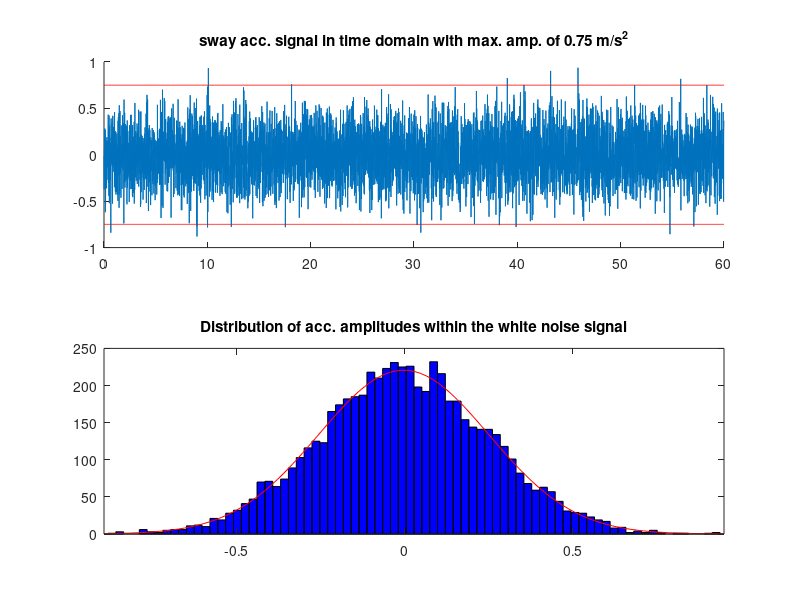
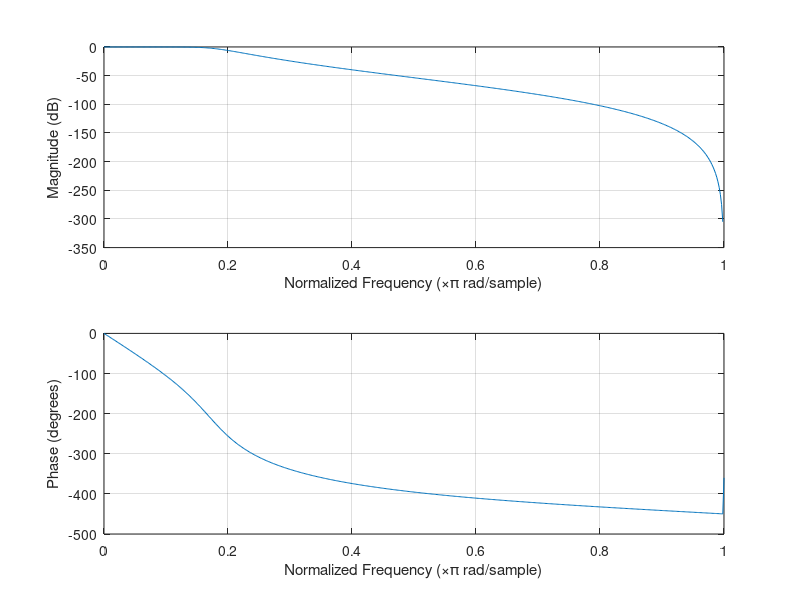
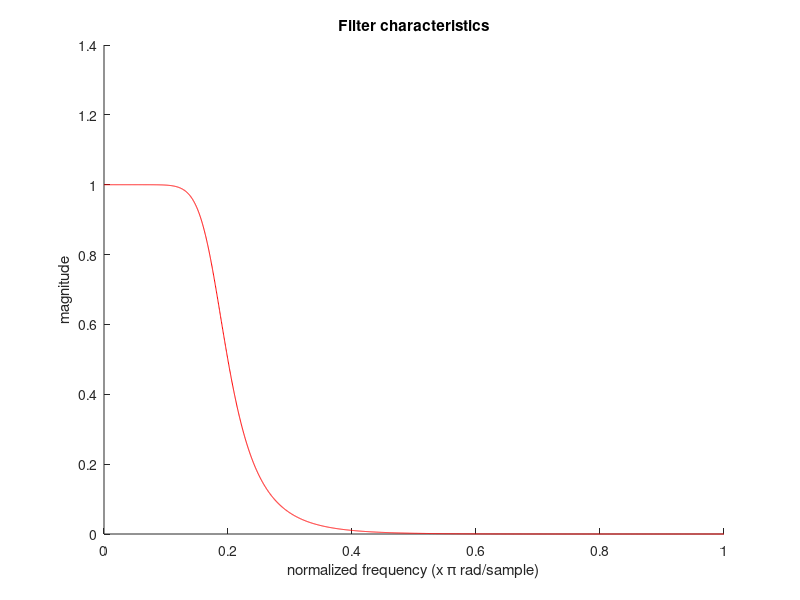
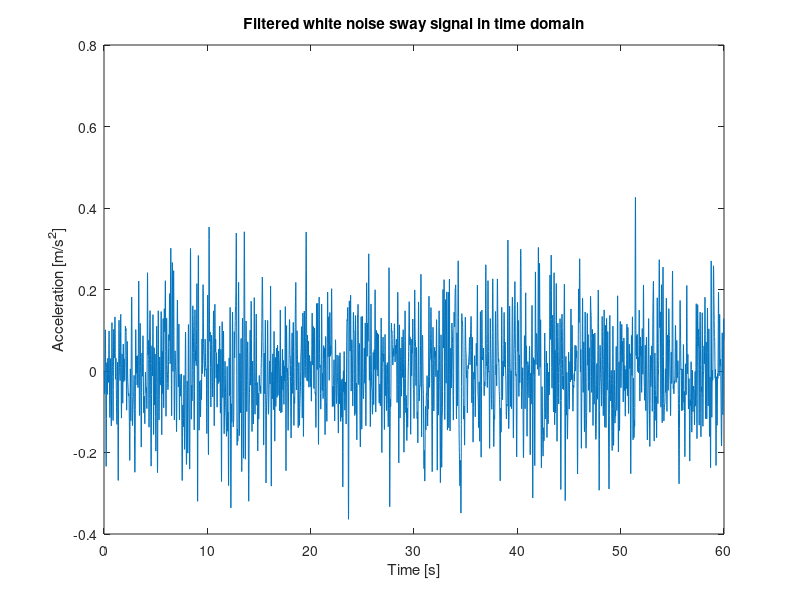

Recreate these plots in MATLAB, in order. (Note: this script raises an error after producing the figures.)
%% Sway perturbation signal design with amplitudes of 0.75 m/s^2

% Jelle Waling de Haan
% 30-07-18
% MSc project: passive rider identification

% In this script a sway perturbation signal is designed. It's based on a
% filtered white noise with (reduced) power up to 10 Hz. 99,7% of the 
% acceleration amplitudes is between -0.75 and 0.75 m/s^2. The perturbation 
% signal has a duration of 60 sec. From the designed acceleration perturbation 
% a velocity and position signal are obtained by integration of the acceleration
% signal followed by the integration of the velocity signal. The platform 
% which is used is PVA controlled. 

clear all
close all
clc

%% Signal parameters

T       = 60;           % observation time. 
fs      = 100;          % samplin frequency
dt      = 1/fs;         % sample duration
N       = T*fs;         % number of samples in signal
t       = (0:N-1).'*dt; % time vector

%% Design perturbation signals

% mean value of whithe noise signal. Needs to be specified
mu_sway      = 0; 

% standard deviation = measure for amplitude. A max. amplitude of 0.75 m/s^2
% is chosen since this gives the best FRF for the sway motion within a
% frequency range of 0 - 10 Hz.
max_amp_sway = 0.75; %m/s^2
sigma_sway   = max_amp_sway/3; %STD of signal 

% designing input signal (white noise)
u_sway       = sigma_sway.*randn(N,1)+mu_sway;  

% plot signal in time domain and show the of distribution amplitudes within 
% the signal. 
figure(1)
subplot(211)
    hold all;
    plot(t,u_sway)
    plot(t,max_amp_sway*ones(size(t)),'r') 
    plot(t,-max_amp_sway*ones(size(t)),'r') 
    title('sway acc. signal in time domain with max. amp. of 0.75 m/s^2')
subplot(212)
    histfit(u_sway)
    title('Distribution of acc. amplitudes within the white noise signal')
    
%% Butterworth filter design
close all

% A first-order filter response rolls off at -6 dB per octave (-20 dB per 
% decade). All first-order lowpass filters have the same normalized 
% frequency response. A second-order filter decreases at -12 dB per 
% octave, a third-order at -18 dB and so on. 

% cutoff frequency. Needs to be specified
fc_low          = 9;                        

% The firtst term of a butterworth filter represents the order of the
% filter, the second term is de cutoff frequenty with respect to the
% normalized frequency, the third term indicates that it is a low
% passfilter
[b,a]       = butter(5,fc_low/(fs/2),'low'); 

figure(2)
    freqz(b,a);

figure(3)
    H_low = freqz(b,a,floor(N/2));
    hold on;
    plot([0:1/(N/2-1):1],abs(H_low),'r');
    xlabel('normalized frequency (x \pi rad/sample)')
    ylabel('magnitude')
    title('Filter characteristics')

% filtering of the sway signal
u_sway_filt    = filter(b,a,u_sway);

figure(4)
    plot(t, u_sway_filt);
    ylabel('Acceleration [m/s^2]');
    xlabel('Time [s]');
    title('Filtered white noise sway signal in time domain')


%% Scaling signals
close all

% from previous follows that the amplitude is decreased as a result of
% filtering. Therefore, the signal has to be rescaled. 
var_sway           = sigma_sway^2; % variance of signal 
scale_sway_filt    = sqrt(var_sway)/std(u_sway_filt);
u_sway_filt_scaled = scale_sway_filt.*u_sway_filt;

%% Plotting in time domain

figure('name', 'sway signals in time domain')
subplot(311)
    plot(t,u_sway); grid on;
    ylabel('Amplitude [m/s^2]')
    xlabel('Time [s]')
    xlim([0 10])
    title(['Unfiltered sway (white noise): \mu=', num2str(mean(u_sway)),' \sigma=', num2str(std(u_sway))]) 
subplot(312)
    plot(t,u_sway_filt); grid on;
    ylabel('Amplitude [m/s^2]')
    xlabel('Time [s]')
    xlim([0 10])
    title(['Filtered sway (filtered white noise): \mu=', num2str(mean(u_sway_filt)),' \sigma=', num2str(std(u_sway_filt))])
subplot(313)
    plot(t,u_sway_filt_scaled)
    xlim([0 10])
    ylabel('Amplitude [m/s^2]')
    xlabel('Time [s]')
    title(['Filtered sway scaled: \mu=', num2str(mean(u_sway_filt_scaled)),' \sigma=', num2str(std(u_sway_filt_scaled))])
    
%% Plotting in frequency domain
close all

% In order to check the power in the frequency range of interest the sway
% input acc. signal is plotted in frequency domain.
U_sway                 = fft(u_sway);
U_sway_filt            = fft(u_sway_filt);
U_sway_filt_scaled     = fft(u_sway_filt_scaled);

% frequency vector
fv  = (0:1/T:fs-(1/T))';

figure('name', 'sway signal in freq. domain')
subplot(311)
    plot(fv(1:N/2),abs(U_sway(1:N/2)))
    xlim([0 20])
    xlabel('Frequency [Hz]')
    ylabel('Magnitude')
    title(['sway: \mu=', num2str(mean(u_sway)),' \sigma=', num2str(std(u_sway))])
subplot(312) 
    plot(fv(1:N/2),abs(U_sway_filt(1:N/2)))
    xlim([0 20])
    xlabel('Frequency [Hz]')
    ylabel('Magnitude')
    title(['No scaled forward filtered sway: \mu=', num2str(mean(u_sway_filt)),' \sigma=', num2str(std(u_sway_filt))])
subplot(313)
    plot(fv(1:N/2),abs(U_sway_filt_scaled(1:N/2)))
    xlim([0 20])
    xlabel('Frequency [Hz]')
    ylabel('Magnitude')
    title(['Scaled forward filtered sway: \mu=', num2str(mean(u_sway_filt_scaled)),' \sigma=', num2str(std(u_sway_filt_scaled))])

%% Integrating sway acceleration signal
close all

sway_acc = u_sway_filt_scaled;
sway_vel = cumtrapz(t,sway_acc);
sway_dis = cumtrapz(t,sway_vel);

figure('name', 'PVA signal in time domain with drift')
    plot(t,sway_acc)
    hold on; grid on;
    plot(t,sway_vel)
    plot(t,sway_dis)
    xlabel('Time [s]')
    legend('Acceleration','Velocity','Position');
    title('sway acceleration, velocity and position signal with drift')

%% Designing high pass filter for drift reduction/cancelation
close all

% As a resutl of integration the position signal shows drift. The solve for
% this the signal should be high filtered with a very low cutoff frequency
% in order to prevent drift and to maintain high power is low frequencies.

% defining high cutoff frequency
fc_high = 0.2;

% 2nd order butterworth filter
[d,c] = butter(2,fc_high/(fs/2),'high');

figure(1)
    freqz(d,c);

figure(2)
    H_high = freqz(d,a,floor(N/2));
    hold on;
    plot([0:1/(N/2-1):1],abs(H_high),'r');
    xlabel('Normalized frequency (x \pi rad/sample)')
    ylabel('Magnitude')
    title('Filter characteristics')
    
% Solving for drift bij filtering
sway_acc_filt = filter(d,c,sway_acc);
sway_vel_filt = filter(d,c,sway_vel);
sway_dis_filt = filter(d,c,sway_dis);

%% Plotting PVA signal
close all 

figure('name', 'PVA signal in time domain')
    plot(t,sway_acc_filt)
    hold on; grid on;
    plot(t,sway_vel_filt)
    plot(t,sway_dis_filt)
    xlim([0 10])
    xlabel('Time [s]')
    title('sway acceleration, velocity and position signal without drift')
    
%% Plotting PVA signal in freq. domain
close all

U_sway_acc = fft(sway_acc_filt);
U_sway_vel = fft(sway_vel_filt);
U_sway_dis = fft(sway_dis_filt);

figure('name', 'sway signal in freq. domain')
subplot(311)
    plot(fv(1:N/2),abs(U_sway_acc(1:N/2)))
    xlabel('Frequency [Hz]')
    ylabel('Magnitude')
    title(['sway acc. signal: \mu=', num2str(mean(sway_acc_filt)),' \sigma=', num2str(std(sway_acc_filt))])
subplot(312) 
    plot(fv(1:N/2),abs(U_sway_vel(1:N/2)))
    xlabel('Frequency [Hz]')
    ylabel('Magnitude')
    title(['sway vel. signal: \mu=', num2str(mean(sway_vel_filt)),' \sigma=', num2str(std(sway_vel_filt))])
subplot(313)
    plot(fv(1:N/2),abs(U_sway_dis(1:N/2)))
    xlabel('Frequency [Hz]')
    ylabel('Magnitude')
    title(['sway dis. signal: \mu=', num2str(mean(sway_dis_filt)),' \sigma=', num2str(std(sway_dis_filt))])

%% Scaling sway acceleration signal
close all

scale_sway_acc_filt  = sqrt(var_sway)/std(sway_acc_filt);
sway_acc_filt_scaled = scale_sway_acc_filt.*sway_acc_filt;

figure()
subplot(211)
    plot(t,sway_acc_filt);
    xlim([0 10])
    title(['sway acc. signal not scaled: \mu=', num2str(mean(sway_acc_filt)),' \sigma^2=', num2str(std(sway_acc_filt))])
subplot(212)
    plot(t,sway_acc_filt_scaled);
    xlim([0 10])
    title(['sway acc. scaled signal: \mu=', num2str(mean(sway_acc_filt_scaled)),' \sigma^2=', num2str(std(sway_acc_filt_scaled))])

%% Integrating the sway acc. signal
close all

sway_vel_filt_scaled = cumtrapz(t,sway_acc_filt_scaled);
sway_dis_filt_scaled = cumtrapz(t,sway_vel_filt_scaled);

figure('name', 'Scaled PVA signal')
    plot(t,sway_acc_filt_scaled);
    hold on;
    plot(t,sway_vel_filt_scaled);
    plot(t,sway_dis_filt_scaled);
    xlim([0 10])
    xlabel('Time [s]')
    title('Scaled PVA signal without drift')

%% Plotting scaled PVA signal in freq. domain
close all

U_sway_acc_scaled = fft(sway_acc_filt_scaled);
U_sway_vel_scaled = fft(sway_vel_filt_scaled);
U_sway_dis_scaled = fft(sway_dis_filt_scaled);

figure('name', 'sway signal in freq. domain')
subplot(311)
    plot(fv(1:N/2),abs(U_sway_acc_scaled(1:N/2)))
    xlabel('Frequency [Hz]')
    ylabel('magnitude')
    title(['sway acc. signal: \mu=', num2str(mean(sway_acc_filt_scaled)),' \sigma=', num2str(std(sway_acc_filt_scaled))])
subplot(312) 
    plot(fv(1:N/2),abs(U_sway_vel_scaled(1:N/2)))
    xlabel('Frequency [Hz]')
    ylabel('Magnitude')
    title(['sway vel. signal: \mu=', num2str(mean(sway_vel_filt_scaled)),' \sigma=', num2str(std(sway_vel_filt_scaled))])
subplot(313)
    plot(fv(1:N/2),abs(U_sway_dis_scaled(1:N/2)))
    xlabel('Frequency [Hz]')
    ylabel('Magnitude')
    title(['sway dis. signal: \mu=', num2str(mean(sway_dis_filt_scaled)),' \sigma=', num2str(std(sway_dis_filt_scaled))])

%% Rename variables for final PVA signal
close all

sway_acc = sway_acc_filt_scaled;
sway_vel = sway_vel_filt_scaled;
sway_dis = sway_dis_filt_scaled;

%% loading reference signal data
load('ref_start_stop_025ms2')

%% Constructing final PVA signal
sway_acc_amp075 = [ref_acc_start; sway_acc; ref_acc_stop];
sway_vel_amp075 = [ref_vel_start; sway_vel; ref_vel_stop];
sway_dis_amp075 = [ref_dis_start; sway_dis; ref_dis_stop];

t_sway = (0:length(sway_acc_amp075)-1).'*dt; % time vector

figure(2)
subplot(311)
plot(t_sway, sway_acc_amp075);
title('Final sway acc. signal')
xlabel('Time [s]')
ylabel('m/s^2')
subplot(312)
plot(t_sway, sway_vel_amp075);
title('Final sway vel. signal')
xlabel('Time [s]')
ylabel('m/s')
subplot(313)
plot(t_sway, sway_dis_amp075);
title('Final sway dis. signal')
xlabel('Time [s]')
ylabel('m')

%% Plotting final PVA signal in freq. domain
close all

fs       = 100;
T_pert   = 69.02;                   
N_pert   = length(sway_acc_amp075);
fv_pert  = (0:1/T_pert:fs-(1/T_pert))';   

U_sway_acc_amp075 = fft(sway_acc_amp075);

figure('name', 'sway signal in freq. domain')
    plot(fv_pert(1:N_pert/2),abs(U_sway_acc_amp075(1:N_pert/2)))
    xlabel('Frequency [Hz]')
    ylabel('Magnitude')
    title(['Final sway acc. signal in freq. domain: \mu=', num2str(mean(sway_acc_filt_scaled)),' \sigma=', num2str(std(sway_acc_filt_scaled))])

%% Save signal
save('/Users/jellewalingdehaan/Documents/Universiteit/Delft/Master Biomedical Engineering/Jaar 2/Graduation project/matlab/PVA signal/PVA signals/final perturbation signals/sway perturbation/sway_pert_amp075.mat','sway_dis_amp075','sway_vel_amp075','sway_acc_amp075')
